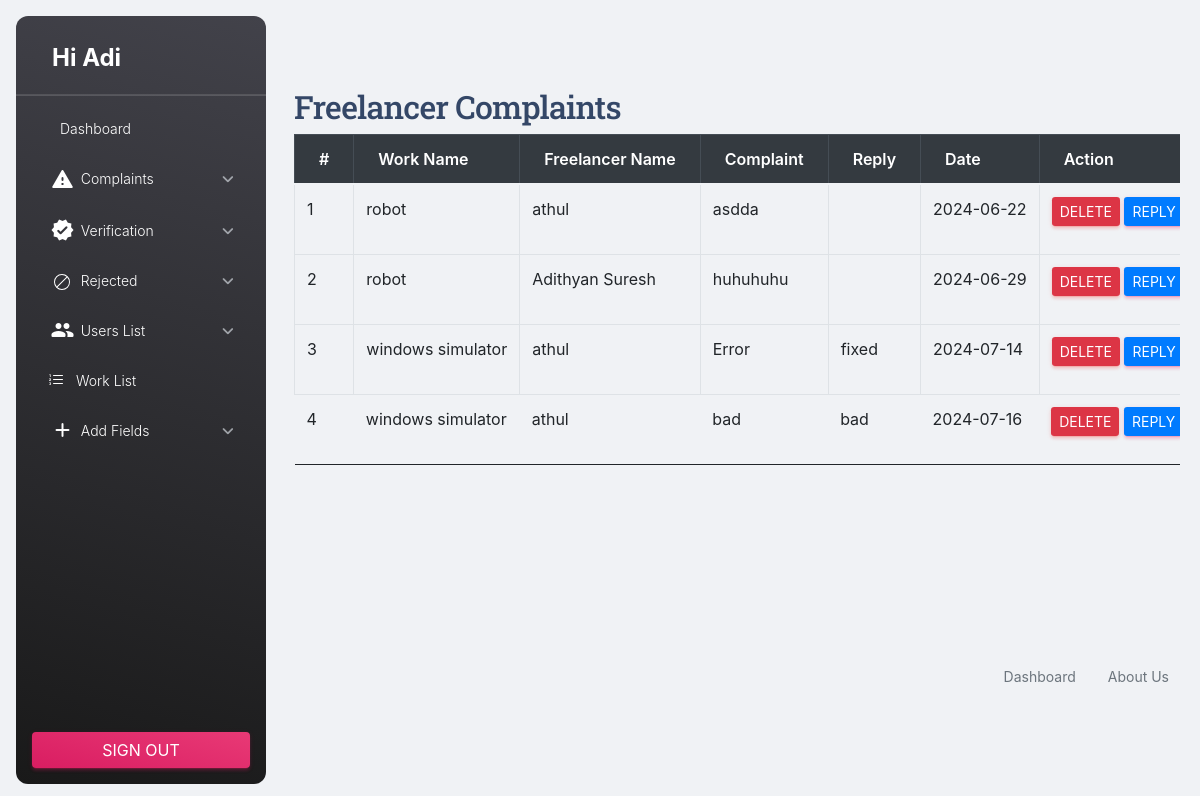
The app's page /Admin/ViewFreelancomp.php?did=30 (signed in) with its own data.
### tables this page shows
CREATE TABLE `tbl_complaint` (
  `complaint_id` int(11) NOT NULL,
  `complaint_details` varchar(1000) NOT NULL,
  `complaint_date` varchar(20) NOT NULL,
  `complaint_reply` varchar(1000) NOT NULL,
  `freelan_id` int(11) NOT NULL,
  `client_id` int(11) NOT NULL,
  `request_id` int(11) NOT NULL,
  `complaint_status` int(11) NOT NULL,
  `complaint_rdate` varchar(50) NOT NULL
);

CREATE TABLE `tbl_work` (
  `work_id` int(11) NOT NULL,
  `work_name` varchar(100) NOT NULL,
  `work_price` varchar(50) NOT NULL,
  `work_details` varchar(1000) NOT NULL,
  `work_doc` varchar(50) NOT NULL,
  `client_id` int(11) NOT NULL,
  `subcat_id` int(11) NOT NULL,
  `work_final` varchar(100) NOT NULL
);

CREATE TABLE `tbl_freelan` (
  `freelan_id` int(11) NOT NULL,
  `freelan_name` varchar(50) NOT NULL,
  `freelan_email` varchar(50) NOT NULL,
  `place_id` int(11) NOT NULL,
  `freelan_address` varchar(200) NOT NULL,
  `freelan_photo` varchar(50) NOT NULL,
  `freelan_proof` varchar(50) NOT NULL,
  `freelan_password` varchar(50) NOT NULL,
  `freelan_dob` varchar(20) NOT NULL,
  `freelan_contact` varchar(20) NOT NULL,
  `freelan_status` int(11) NOT NULL,
  `freelan_gender` varchar(50) NOT NULL
);

### Admin/ViewFreelancomp.php (the view, shortened to what this page needs)
<?php
include('Header.php');
		?>
<!DOCTYPE html PUBLIC "-//W3C//DTD XHTML 1.0 Transitional//EN" "http://www.w3.org/TR/xhtml1/DTD/xhtml1-transitional.dtd">
<html xmlns="http://www.w3.org/1999/xhtml">
<head>
<link href="../Asset/Templates/Admin/assets/css/bootstrap.min.css" rel="stylesheet">
</head>
<body>
    <div class="container">
        <h2>Freelancer Complaints</h2>
        <div class="table-responsive">
            <table class="table table-bordered">
                <thead class="thead-dark">
                    <tr>
                        <th>#</th>
                        <th>Work name</th>
                        <th>Freelancer name</th>
                        <th>Complaint</th>
                        <th>Reply</th>
                        <th>Date</th>
                        <th>Action</th>
                    </tr>
                </thead>
                <tbody>
                    <?php
                    $selqry = "SELECT * FROM tbl_complaint u
                               INNER JOIN tbl_request j ON u.request_id=j.request_id
                               INNER JOIN tbl_work p ON j.work_id=p.work_id
                               INNER JOIN tbl_freelan c ON u.freelan_id=c.freelan_id";
                    $complaint = $con->query($selqry);
                    $i = 0;
                    while ($data = $complaint->fetch_assoc()) {
                        $i++;
                    ?>
                    <tr>
                        <td><?php echo $i ?></td>
                        <td><?php echo $data['work_name'] ?></td>
                        <td><?php echo $data['freelan_name'] ?></td>
                        <td><?php echo $data['complaint_details'] ?></td>
                        <td><?php echo $data['complaint_reply'] ?></td>
                        <td><?php echo $data['complaint_date'] ?></td>
                        <td>
                            <a href="ViewFreelancomp.php?did=<?php echo $data['complaint_id']?>" class="btn btn-danger btn-sm">Delete</a>
                            <a href="Reply.php?rep=<?php echo $data['complaint_id']?>" class="btn btn-primary btn-sm">Reply</a>
                        </td>
                    </tr>
                    <?php } ?>
                </tbody>
            </table>
        </div>
    </div>
</body>
<?php
include('Footer.php');
?>
</html>

### Admin/ViewFreelancomp.php (style rules this page uses)
body { padding-top: 20px; }
.container { padding: 20px; }

### records on screen
tbl_complaint: tbl_work.work_name "robot", freelan.freelan_name "athul", complaint_details "asdda", complaint_date "2024-06-22"
tbl_complaint: tbl_work.work_name "robot", freelan.freelan_name "Adithyan Suresh", complaint_details "huhuhuhu", complaint_date "2024-06-29"
tbl_complaint: tbl_work.work_name "windows simulator", freelan.freelan_name "athul", complaint_details "Error", complaint_reply "fixed", complaint_date "2024-07-14"
tbl_complaint: tbl_work.work_name "windows simulator", freelan.freelan_name "athul", complaint_details "bad", complaint_reply "bad", complaint_date "2024-07-16"

### other values on screen
$_SESSION['aName'] "Adi"
